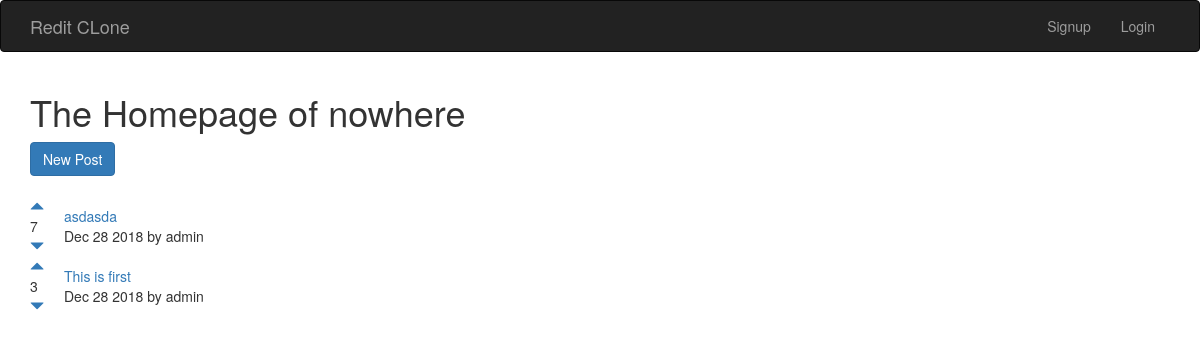
Before: / with the older database file.
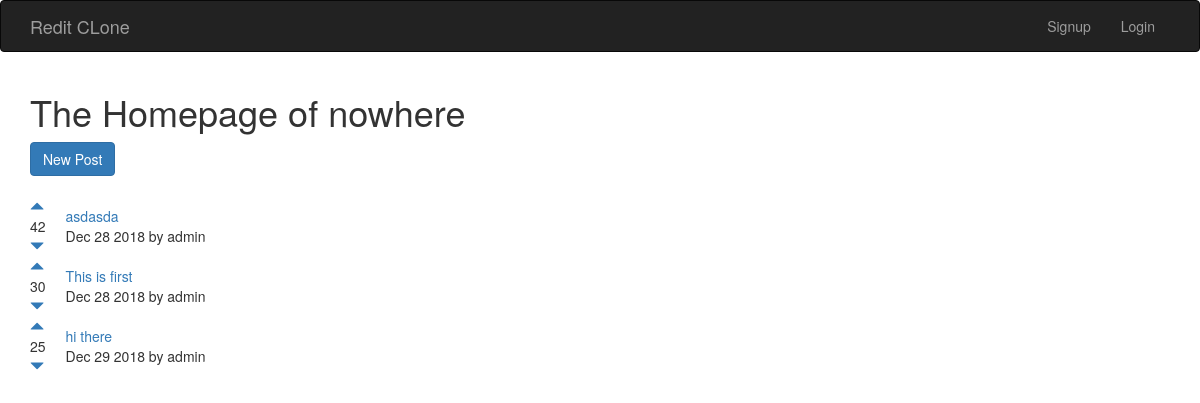
After: the same page with the newer database file.
### posts/models.py (models this page shows)
class Post(models.Model):
    title = models.CharField(max_length=200)
    url = models.TextField()
    pub_date = models.DateTimeField()
    author = models.ForeignKey(User)
    votes_total = models.IntegerField(default=1)
    def pub_date_pretty(self):
        return self.pub_date.strftime('%b %e %Y')

### posts/views.py (the view)
# urls.py: 2. Add a URL to urlpatterns:  url(r'^$', views.home, name='home')
def home(request):
    posts = Post.objects.order_by('-votes_total')
    return render(request, 'posts/home.html', {'posts':posts})

### posts/templates/posts/home.html (shortened to what this page needs)
{% extends 'base.html' %}
{% block content %}
<h1>The Homepage of nowhere</h1>
<a class="btn btn-primary" href="{% url 'posts:create' %}">New Post</a>
<br/>
<br/>
{% for post in posts.all %}
<table>
    <tr>
        <td style="padding-right: 20px;"><a href="#" onClick="document.getElementById('upvote{{ post.id }}').submit()"><span class="glyphicon glyphicon-triangle-top" aria-hidden="true"></span></a><br/> {{ post.votes_total}} <br/><a href="#" onClick="document.getElementById('downvote{{ post.id }}').submit()"><span class="glyphicon glyphicon-triangle-bottom" aria-hidden="true"></span></a></td>
        <td><a href="{{ post.url }}" >{{ post.title }}</a><br/>{{ post.pub_date_pretty }} by {{ post.author.username }}</td>
    </tr>
</table>
{% endfor %}
{% endblock %}

Changed rows visible on the page:
changed Post "asdasda": votes_total "7" → "42"
changed Post "This is first": votes_total "3" → "30"
added Post: votes_total "25", title "hi there", pub_date_pretty "Dec 29 2018", author.username "admin"
